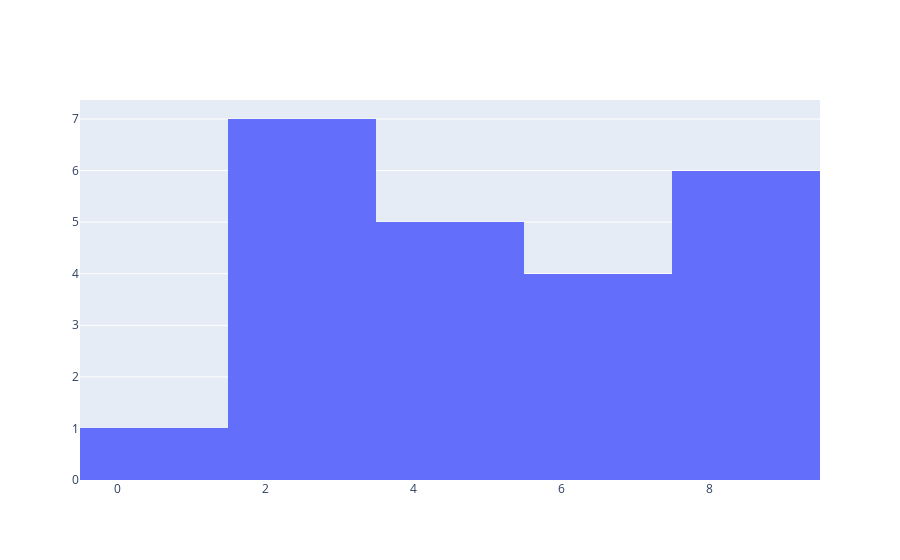

Notebook source saved alongside this figure:
### Code cell
fig

### Figure 1 — Plotly figure (JSON) as saved in the notebook; plotly's stock layout.template omitted (floating-point values rounded to 4 significant figures)
{"data": [{"type": "histogram", "x": [1, 2, 3, 4, 3, 5, 6, 7, 8, 4, 5, 3, 2, 5, 6, 8, 9, 8, 7, 3, 2, 9, 9]}], "layout": {}}
